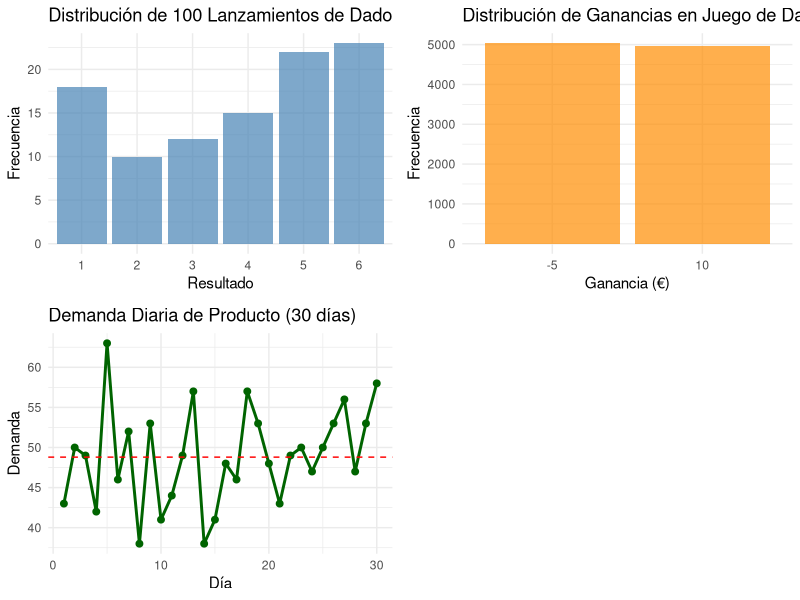

Generate this figure with R:
# SCRIPT R: FUNDAMENTOS DE PROBABILIDAD Y VARIABLES ALEATORIAS
# Certificación en Data Science Aplicado a la Gestión Empresarial

# =============================================================================
# 1. CONFIGURACIÓN INICIAL
# =============================================================================

# Limpiar entorno de trabajo
rm(list = ls())

# Instalar paquetes si no están instalados
if (!require("ggplot2")) install.packages("ggplot2")
if (!require("dplyr")) install.packages("dplyr")
if (!require("gridExtra")) install.packages("gridExtra")

# Cargar librerías
library(ggplot2)
library(dplyr)
library(gridExtra)

# Configurar semilla para reproducibilidad
set.seed(123)

# =============================================================================
# 2. EXPERIMENTOS ALEATORIOS - LANZAMIENTO DE DADO
# =============================================================================

cat("=== EXPERIMENTO ALEATORIO: LANZAMIENTO DE DADO ===\n\n")


# Definir espacio muestral
espacio_muestral <- 1:6
cat("Espacio muestral E =", espacio_muestral, "\n")

# Simular 1000 lanzamientos de dado
lanzamientos <- sample(espacio_muestral, 1000, replace = TRUE)
lanzamientos
# Frecuencias absolutas
frecuencias <- table(lanzamientos)
cat("\nFrecuencias absolutas de 1000 lanzamientos:\n")
print(frecuencias)

# Probabilidades empíricas
prob_empirica <- frecuencias / length(lanzamientos)
cat("\nProbabilidades empíricas:\n")
print(round(prob_empirica, 3))

# Probabilidades teóricas (dado justo)
prob_teorica <- rep(1/6, 6)
cat("\nProbabilidades teóricas (dado justo):\n")
print(round(prob_teorica, 3))



# Simular 10,000 lanzamientos de dado
lanzamientos <- sample(espacio_muestral, 10000, replace = TRUE)
lanzamientos
# Frecuencias absolutas
frecuencias <- table(lanzamientos)
cat("\nFrecuencias absolutas de 10,000 lanzamientos:\n")
print(frecuencias)

# Probabilidades empíricas
prob_empirica <- frecuencias / length(lanzamientos)
cat("\nProbabilidades empíricas:\n")
print(round(prob_empirica, 3))

# Probabilidades teóricas (dado justo)
prob_teorica <- rep(1/6, 6)
cat("\nProbabilidades teóricas (dado justo):\n")
print(round(prob_teorica, 3))


# =============================================================================
# 3. SUCESOS ALEATORIOS - OPERACIONES CON CONJUNTOS
# =============================================================================

cat("\n=== SUCESOS ALEATORIOS Y OPERACIONES ===\n\n")

# Definir sucesos
A <- c(2, 4, 6)  # Números pares
B <- c(1, 2, 3)  # Números menores o iguales a 3
C <- c(5, 6)     # Números mayores que 4

cat("Suceso A (pares):", A, "\n")
cat("Suceso B (≤ 3):", B, "\n")
cat("Suceso C (> 4):", C, "\n")

# Operaciones con sucesos
union_AB <- union(A, B)
interseccion_AB <- intersect(A, B)
complemento_A <- setdiff(espacio_muestral, A)
diferencia_AB <- setdiff(A, B)

cat("\n--- Operaciones con sucesos ---\n")
cat("A ∪ B:", union_AB, "\n")
cat("A ∩ B:", interseccion_AB, "\n")
cat("Complemento de A (Ā):", complemento_A, "\n")
cat("Diferencia A - B:", diferencia_AB, "\n")

# Sucesos especiales
cat("\n--- Sucesos especiales ---\n")
cat("Suceso seguro E:", espacio_muestral, "\n")
cat("Suceso imposible ∅:", numeric(0), "\n")

# =============================================================================
# 4. CÁLCULO DE PROBABILIDADES
# =============================================================================

cat("\n=== CÁLCULO DE PROBABILIDADES ===\n\n")

# Función para calcular probabilidad de un suceso
calcular_probabilidad <- function(suceso, espacio) {
  return(length(suceso) / length(espacio))
}

# Probabilidades teóricas
cat("Probabilidades teóricas:\n")
cat("P(A) = P(pares) =", calcular_probabilidad(A, espacio_muestral), "\n")
cat("P(B) = P(≤3) =", calcular_probabilidad(B, espacio_muestral), "\n")
cat("P(C) = P(>4) =", calcular_probabilidad(C, espacio_muestral), "\n")
cat("P(A ∩ B) =", calcular_probabilidad(interseccion_AB, espacio_muestral), "\n")
cat("P(A ∪ B) =", calcular_probabilidad(union_AB, espacio_muestral), "\n")
cat("P(Ā) =", calcular_probabilidad(complemento_A, espacio_muestral), "\n")

# Verificación axiomas de probabilidad
cat("\n--- Verificación axiomas de probabilidad ---\n")
cat("P(E) =", calcular_probabilidad(espacio_muestral, espacio_muestral), "(debe ser 1)\n")
cat("P(∅) =", calcular_probabilidad(numeric(0), espacio_muestral), "(debe ser 0)\n")

# =============================================================================
# 5. VARIABLES ALEATORIAS DISCRETAS
# =============================================================================

cat("\n=== VARIABLES ALEATORIAS DISCRETAS ===\n\n")

# Variable aleatoria: Ganancia en juego de dados
# Si sale par: ganas 10€, si sale impar: pierdes 5€

ganancia <- ifelse(lanzamientos %% 2 == 0, 10, -5)

# Distribución de probabilidad
valores_ganancia <- c(-5, 10)
prob_ganancia <- c(
  sum(lanzamientos %% 2 == 1) / length(lanzamientos),
  sum(lanzamientos %% 2 == 0) / length(lanzamientos)
)

distribucion_ganancia <- data.frame(
  Ganancia = valores_ganancia,
  Probabilidad = prob_ganancia
)

cat("Distribución de probabilidad - Ganancia:\n")
print(distribucion_ganancia)

# Valor esperado (esperanza matemática)
valor_esperado <- sum(valores_ganancia * prob_ganancia)
cat("\nValor esperado E[X] =", round(valor_esperado, 2), "€\n")

# Varianza y desviación estándar
varianza <- sum((valores_ganancia - valor_esperado)^2 * prob_ganancia)
desviacion_estandar <- sqrt(varianza)
cat("Varianza Var[X] =", round(varianza, 2), "\n")
cat("Desviación estándar σ =", round(desviacion_estandar, 2), "\n")

# =============================================================================
# 6. SIMULACIÓN DE EXPERIMENTOS DEL MUNDO REAL
# =============================================================================

cat("\n=== SIMULACIÓN DE EXPERIMENTOS DEL MUNDO REAL ===\n\n")

# Simulación 1: Control de calidad en producción
cat("1. CONTROL DE CALIDAD EN PRODUCCIÓN\n")

# Supongamos que el 5% de las piezas son defectuosas
piezas_producidas <- 1000
defectuosas <- rbinom(1, piezas_producidas, 0.05)
cat("Piezas producidas:", piezas_producidas, "\n")
cat("Piezas defectuosas:", defectuosas, "\n")
cat("Tasa de defectos:", round(defectuosas/piezas_producidas, 3), "\n")

# Simulación 2: Demanda diaria de un producto
cat("\n2. DEMANDA DIARIA DE UN PRODUCTO\n")

# Demanda sigue distribución Poisson con lambda = 50
demanda_diaria <- rpois(30, lambda = 50)  # 30 días
cat("Demanda diaria (30 días):\n")
print(demanda_diaria)
cat("Demanda promedio:", round(mean(demanda_diaria), 1), "\n")

# Simulación 3: Intención de voto
cat("\n3. INTENCIÓN DE VOTO\n")

# Tres partidos: A, B, C con probabilidades 0.4, 0.35, 0.25
partidos <- c("A", "B", "C")
prob_voto <- c(0.4, 0.35, 0.25)
encuesta <- sample(partidos, 1000, replace = TRUE, prob = prob_voto)

cat("Resultados encuesta (1000 personas):\n")
print(table(encuesta))
cat("Proporciones:\n")
print(round(table(encuesta)/1000, 3))

# =============================================================================
# 7. VISUALIZACIONES
# =============================================================================

# Gráfico 1: Distribución de lanzamientos de dado
g1 <- ggplot(data.frame(Lanzamientos = lanzamientos[1:100]), 
             aes(x = factor(Lanzamientos))) +
  geom_bar(fill = "steelblue", alpha = 0.7) +
  labs(title = "Distribución de 100 Lanzamientos de Dado",
       x = "Resultado", y = "Frecuencia") +
  theme_minimal()

# Gráfico 2: Distribución de ganancias
g2 <- ggplot(data.frame(Ganancia = ganancia), aes(x = factor(Ganancia))) +
  geom_bar(fill = "darkorange", alpha = 0.7) +
  labs(title = "Distribución de Ganancias en Juego de Dados",
       x = "Ganancia (€)", y = "Frecuencia") +
  theme_minimal()

# Gráfico 3: Demanda diaria
g3 <- ggplot(data.frame(Dia = 1:30, Demanda = demanda_diaria), 
             aes(x = Dia, y = Demanda)) +
  geom_line(color = "darkgreen", linewidth = 1) +
  geom_point(color = "darkgreen", size = 2) +
  geom_hline(yintercept = mean(demanda_diaria), linetype = "dashed", color = "red") +
  labs(title = "Demanda Diaria de Producto (30 días)",
       x = "Día", y = "Demanda") +
  theme_minimal()

# Mostrar gráficos
grid.arrange(g1, g2, g3, ncol = 2)

# =============================================================================
# 8. EJERCICIOS PRÁCTICOS Y APLICACIONES
# =============================================================================

cat("\n=== EJERCICIOS PRÁCTICOS ===\n\n")

# Ejercicio 1: Probabilidad condicional
cat("Ejercicio 1: Probabilidad condicional\n")
cat("P(A|B) = P(A ∩ B) / P(B) =", 
    round(calcular_probabilidad(interseccion_AB, espacio_muestral) / 
            calcular_probabilidad(B, espacio_muestral), 3), "\n")

# Ejercicio 2: Independencia de sucesos
cat("\nEjercicio 2: Independencia de sucesos\n")
independientes <- (calcular_probabilidad(interseccion_AB, espacio_muestral) == 
                     calcular_probabilidad(A, espacio_muestral) * 
                     calcular_probabilidad(B, espacio_muestral))
cat("¿Son A y B independientes?", independientes, "\n")

# Ejercicio 3: Ley de los grandes números
cat("\nEjercicio 3: Ley de los grandes números\n")
prob_empirica_10 <- table(sample(espacio_muestral, 10, replace = TRUE)) / 10
prob_empirica_1000 <- table(sample(espacio_muestral, 1000, replace = TRUE)) / 1000

cat("Probabilidad con 10 lanzamientos:\n")
print(round(prob_empirica_10, 2))
cat("Probabilidad con 1000 lanzamientos:\n")
print(round(prob_empirica_1000, 3))
cat("Las probabilidades empíricas se acercan a las teóricas (0.167) con más lanzamientos\n")

# =============================================================================
# 9. RESUMEN CONCEPTUAL
# =============================================================================

cat("\n=== RESUMEN CONCEPTUAL ===\n\n")
cat("✓ Espacio muestral: Conjunto de todos los resultados posibles\n")
cat("✓ Suceso: Cualquier subconjunto del espacio muestral\n")
cat("✓ Probabilidad: Medida de la incertidumbre de un suceso\n")
cat("✓ Variable aleatoria: Función que asigna valores numéricos a los resultados\n")
cat("✓ Valor esperado: Promedio ponderado de los valores posibles\n")
cat("✓ Axiomas de probabilidad: P(A) ≥ 0, P(E) = 1, P(A∪B) = P(A) + P(B) si A∩B=∅\n")

cat("\n=== SIMULACIONES COMPLETADAS ===\n")
cat("Se han practicado los conceptos de:\n")
cat("- Experimentos aleatorios y espacio muestral\n")
cat("- Sucesos y operaciones entre conjuntos\n")
cat("- Cálculo de probabilidades teóricas y empíricas\n")
cat("- Variables aleatorias discretas\n")
cat("- Simulación de escenarios del mundo real\n")
cat("- Visualización de distribuciones de probabilidad\n")

